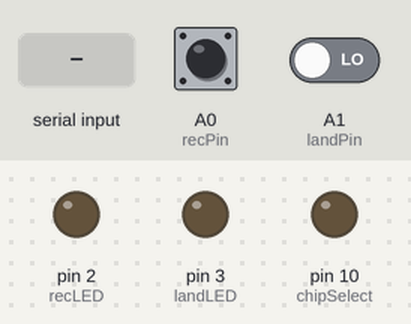
Bench run of a sketch on a simulated Arduino Uno, built with avr-gcc and run on an emulated ATmega328P. Parts: output pins drawn as LEDs (lit = HIGH). Dashed ring = blinking. Inputs (shaded band) come from the test bench; at power-on: A0 (recPin) HIGH, A1 (landPin) LOW. Storage starts empty; what the sketch prints to the serial monitor is not drawn.

Above: at 1.9 s.
2.0 s: A0 (recPin) pulsed LOW 5 times (0.12 s each, 0.3 s apart)
At 2.35 s:
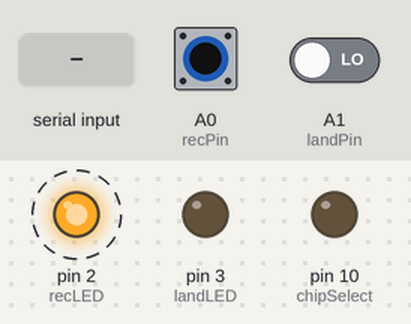
At 4.6 s:
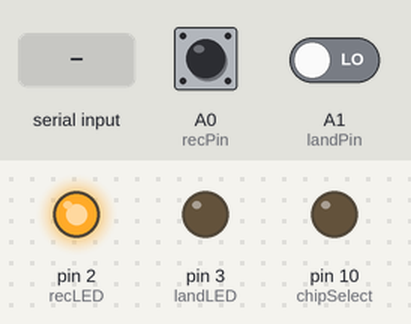
5.0 s: "1" received over the second serial link
Timing chart, 0 to 8.0 s (numbered marks = the images above; inputs shaded):
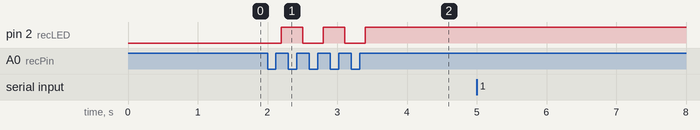

The sketch:

Processing_Unit_115am_032214.ino
```cpp
/*
MOVE GPRSSERIAL.BEGIN TO AFTER LAND TRIGGERING
 */

#include <SdFat.h>
#include <SoftwareSerial.h>

#define powPin 9
#define chipSelect 10

#define recPin A0
#define recLED 2
#define landPin A1
#define landLED 3
#define debugPin A2

unsigned long targetNumb = 2145635266;

SdFat sd;
SdFile dataFile;

SoftwareSerial sensSerial(5, 6);
SoftwareSerial gprsSerial(7, 8);

String dateString;
String timeString;

String gpsCoord;

boolean recState = false;
boolean transmitState = false;

void powerUp() {
  digitalWrite(powPin, LOW);
  delay(100);
  digitalWrite(powPin, HIGH);
  delay(500);
  digitalWrite(powPin, LOW);
  delay(100);
}

void gprsBootLoop() {
  Serial.print(F("Initializing GPRS..."));
  while(dateString == 0) {  // Attempt to read date/time from GPRS continuously until data received
    getDateTime();
    delay(1000);
  }
  Serial.println(F("GPRS ready."));
}

void setup() {
  Serial.begin(19200);
  sensSerial.begin(115200);
  gprsSerial.begin(19200);

  powerUp();

  pinMode(chipSelect, OUTPUT);
  pinMode(recPin, INPUT);
  pinMode(recLED, OUTPUT);
  pinMode(landPin, INPUT);
  pinMode(landLED, OUTPUT);

  if(!sd.begin(chipSelect, SPI_FULL_SPEED)) {
    sd.initErrorHalt();
  }
  Serial.println(F("SD card initialized."));
  Serial.println();
}

void loop() {
  transmitCheck();
  recCheck();
  if(recState == true && transmitState == false) {
    if(dataFile.open("SENSORS2.TXT", O_RDWR | O_CREAT | O_AT_END)) {
      while(sensSerial.available()) {
        dataFile.write(sensSerial.read());
        Serial.write(sensSerial.read());
        if(transmitCheck() == true) break;
      }
      dataFile.close();
    }
    else {
      sd.errorHalt("Failed to open file.");
    }
  }
  if(recState == true && transmitState == true) {
    while(transmitState == true) {
      while(sensSerial.available() > 0) {
        char c = sensSerial.read();
        gpsCoord += c;
      }
      Serial.println(gpsCoord);
    }
  }
}

boolean transmitCheck() {
  if(digitalRead(landPin) == HIGH) {
    transmitState = true;
  }
  else {
    return true;
  }
}

boolean recCheck() {
  if(digitalRead(recPin) == 0) {
    recState = !recState;
    while(digitalRead(recPin) == 0) {
      delay(100);
    }
    if(recState == true) {
      digitalWrite(recLED, HIGH);
    }
    else {
      digitalWrite(recLED, LOW);
    }
  }
  return recState;
}

void smsLocation() {
  gprsSerial.println(F("AT+CMGF=1"));
  delay(100);
  gprsSerial.print(F("AT+CMGS=\"+1"));
  gprsSerial.print(targetNumb);
  gprsSerial.println("\"");
  delay(100);
  gprsSerial.print(F("https://maps.google.com/maps?q="));
  gprsSerial.print(F("(Landing+location)@"));
  gprsSerial.print(gpsCoord);
  gprsSerial.println(F("&t=h&z=18&output=embed"));
  delay(100);
  gprsSerial.println((char)26);
  delay(100);
  gprsSerial.println();

  Serial.println(F("SMS sent."));
  Serial.println();
}

void getDateTime() {
  String rawDateTime = "";  // Clear rawDateTime string for use on next read
  dateString = "";
  timeString = "";
  String year = "";  // Clear year string before reading from GPRS
  String month = "";  // Clear month string before reading from GPRS
  String day = "";  // Clear day string before reading from GPRS

  gprsSerial.println(F("AT+CCLK?"));  // Read date/time from GPRS
  if(gprsSerial.available()) {  // If data is coming from GPRS
    while(gprsSerial.available()) {  // Read the data into string from incoming bytes while they're available
      char c = gprsSerial.read();  // Read each byte sent, one at a time, into storage variable
      rawDateTime += c;  // Add character to the end of the data string to be written to SD later
    }
    for(int y = 8; y < 10; y++) {  // Parse out year characters from rawDateTime
      year += String(rawDateTime.charAt(y));
    }
    for(int mo = 11; mo < 13; mo++) {  // Parse out month characters from rawDateTime
      month += String(rawDateTime.charAt(mo));
    }
    for(int d = 14; d < 16; d++) {  // Parse out day characters from rawDateTime
      day += String(rawDateTime.charAt(d));
    }
    for(int t = 17; t < 25; t++) {  // Parse out time characters from rawDateTime
      timeString += String(rawDateTime.charAt(t));
    }

    // Construct US formatted date string (M/D/Y)
    dateString += String(month);
    dateString += "/";
    dateString += String(day);
    dateString += "/";
    dateString += String(year);
  }
}
```

Measured:
- after the input at 2.0 s, pin 2 (recLED): alternates HIGH for 0.30 s and LOW for 0.30 s, 5 changes in all, then stays HIGH, starting after 0.20 s
- after the input at 5.0 s, every drawn part: stays the same
